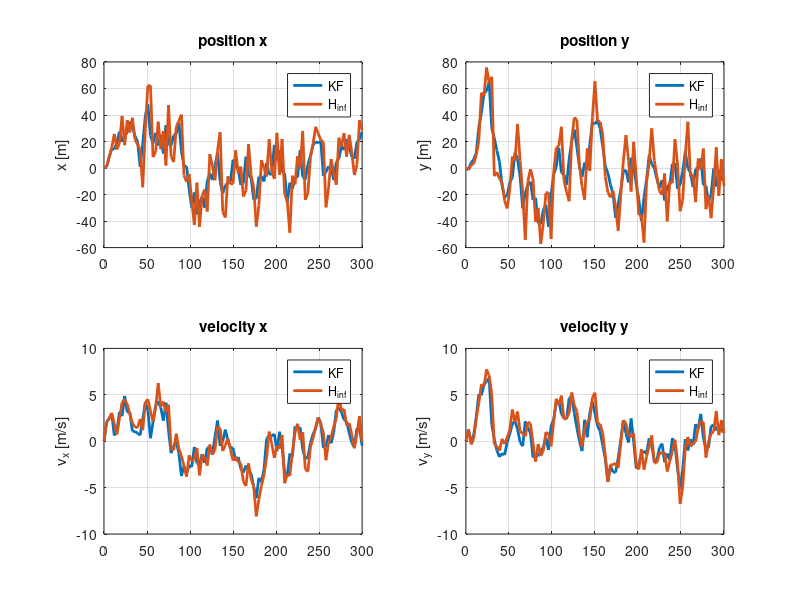

Write MATLAB code to recreate this figure.
clear all; close all; clc
%% HW - 2_a (JH version)

%% parameters
T = 3;
u = 1;
Q = diag([4 4 1 1]);
R = diag([900 900]);
h_a = 0.9*pi; % heading angle
x_0 = zeros(4,1);
xhat_0 = x_0;
P_0 = eye(4);

% model
F = [1 0 T 0;...
    0 1 0 T;...
    0 0 1 0;...
    0 0 0 1];
G = [0;0;T*sin(h_a);T*cos(h_a)];
H = [eye(2) zeros(2,2)];

%% simulation
S = eye(4);
L = eye(4);
Sbar = L.'*S*L;
t_f = 300;
tspan = 0:T:t_f;
theta = 0.0005;
x = zeros(4, length(tspan));
x(:,1) = x_0;
y = zeros(2, length(tspan));
v_0 = mvnrnd(zeros(2,1), R).';
y(:,1) = H*x_0 + v_0;

% Kalman filter (KF)
MM_KF = zeros(4, length(tspan));
PP_KF = zeros(4,4,length(tspan));
MM_KF(:,1) = xhat_0;
PP_KF(:,:,1) = P_0;

% H_inf filter
MM_H_inf = zeros(4, length(tspan));
PP_H_inf = zeros(4,4,length(tspan));
MM_H_inf(:,1) = xhat_0;
PP_H_inf(:,:,1) = P_0;

for i = 1:length(tspan)-1
    % simulation
    w_i = mvnrnd(zeros(4,1), Q).';
    x(:,i+1) = F*x(:,i) + G*u + w_i;
    v_i = mvnrnd(zeros(2,1), R).';
    y(:,i+1) = H*x(:,i+1) + v_i;
    
    % kalman filter
        % update
        K_KF = PP_KF(:,:,i)*H.'*inv(H*PP_KF(:,:,i)*H.'+R);
        MM_KF(:,i) = MM_KF(:,i) + K_KF*(y(:,i)-H*MM_KF(:,i));
        PP_KF(:,:,i) = (eye(4) - K_KF*H)*PP_KF(:,:,i);
    
        % prediction
        PP_KF(:,:,i+1) = F*PP_KF(:,:,i)*F.' + Q;
        MM_KF(:,i+1) = F*MM_KF(:,i) + G*u;
        
    % H_inf filter
    K_H_inf = PP_H_inf(:,:,i)*inv(eye(4)-theta*Sbar*PP_H_inf(:,:,i)+H.'*inv(R)*H*PP_H_inf(:,:,i))*H.'*inv(R);
    MM_H_inf(:,i+1) = F*MM_H_inf(:,i)+ G*u + F*K_H_inf*(y(:,i)-H*MM_H_inf(:,i));
    PP_H_inf(:,:,i+1) = F*PP_H_inf(:,:,i)*inv(eye(4)-theta*Sbar*PP_H_inf(:,:,i)+H.'*inv(R)*H*PP_H_inf(:,:,i))*F.' + Q;
end

figure;
subplot(2,2,1)
plot(tspan, x(1,:) - MM_KF(1,:), 'LineWidth', 2);
hold on
plot(tspan, x(1,:) - MM_H_inf(1,:), 'LineWidth', 2);
grid on
title('position x');
ylabel('x [m]');
legend('KF','H_{inf}');
subplot(2,2,2)
plot(tspan, x(2,:) - MM_KF(2,:), 'LineWidth', 2);
hold on
plot(tspan, x(2,:) - MM_H_inf(2,:), 'LineWidth', 2);
grid on
title('position y');
ylabel('y [m]');
legend('KF','H_{inf}');
subplot(2,2,3)
plot(tspan, x(3,:) - MM_KF(3,:), 'LineWidth', 2);
hold on
plot(tspan, x(3,:) - MM_H_inf(3,:), 'LineWidth', 2);
grid on
title('velocity x');
ylabel('v_x [m/s]');
legend('KF','H_{inf}');
subplot(2,2,4)
plot(tspan, x(4,:) - MM_KF(4,:), 'LineWidth', 2);
hold on
plot(tspan, x(4,:) - MM_H_inf(4,:), 'LineWidth', 2);
grid on
title('velocity y');
ylabel('v_y [m/s]');
legend('KF','H_{inf}');

%% calculate RMS
sum_KF = zeros(4,1);
sum_H_inf = zeros(4,1);

for i = 1:length(tspan)
    sum_KF = sum_KF + (x(:,i) - MM_KF(:,i)).^2;
    sum_H_inf = sum_H_inf + (x(:,i) - MM_H_inf(:,i)).^2;
end

for j = 1:4
    RMS_KF(j,1) = sqrt(sum_KF(j,1)/size(x,2));
    RMS_H_inf(j,1) = sqrt(sum_H_inf(j,1)/size(x,2));
end

fprintf('x(RMS): %f (KF), %f (H_{inf}) \n', RMS_KF(1,1), RMS_H_inf(1,1));
fprintf('y(RMS): %f (KF), %f (H_{inf}) \n', RMS_KF(2,1), RMS_H_inf(2,1));
fprintf('v_x(RMS): %f (KF), %f (H_{inf}) \n', RMS_KF(3,1), RMS_H_inf(3,1));
fprintf('v_y(RMS): %f (KF), %f (H_{inf}) \n', RMS_KF(4,1), RMS_H_inf(4,1));